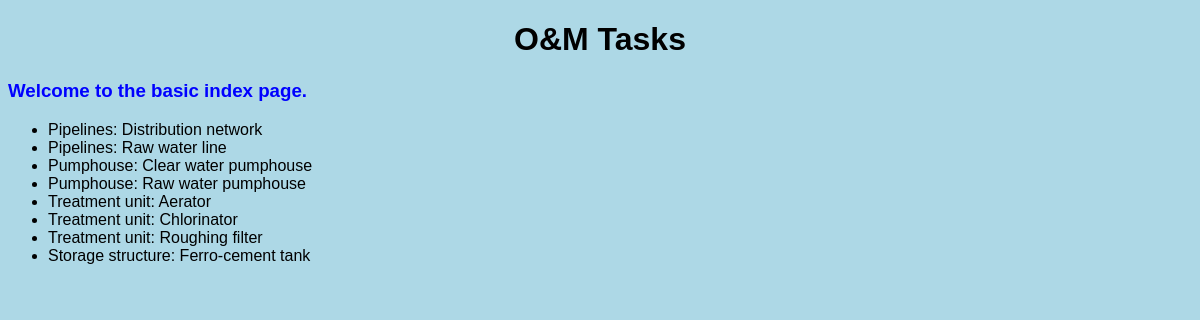
Page /tasks/ on the earlier database version.
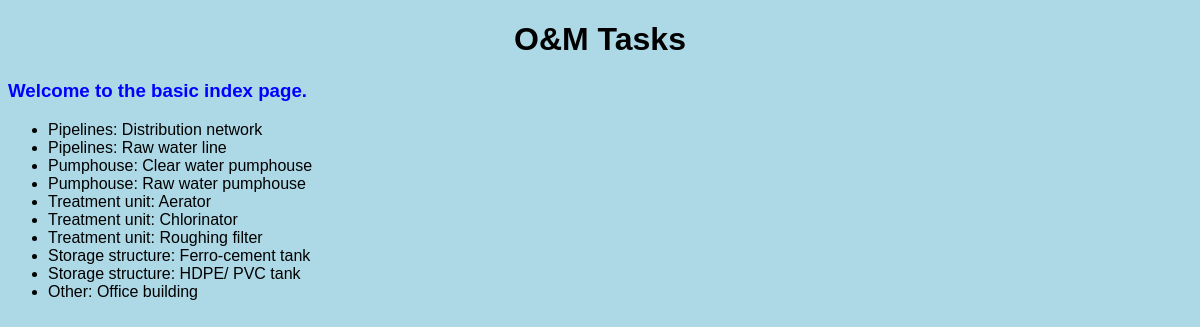
Same page on the later database version.
### tasks/models.py (models this page shows)
class Component(models.Model):
    component_type = models.ForeignKey(Component_Type,
                                       on_delete=models.CASCADE,
                                       related_name="components")
    component = models.CharField(max_length=64)
    def __str__(self) -> str:
        return f"{self.component_type}: {self.component}"

class Component_Type(models.Model):
    component_type = models.CharField(max_length=64)
    def __str__(self) -> str:
        return f"{self.component_type.capitalize()}"
    class Meta:
        verbose_name = "Component Type"
        verbose_name_plural = "Component Types"

### tasks/views.py (the view)
# urls.py: path("", views.index, name="index"),
def index(request):
    list_components = Component.objects.all().order_by('component_type', 'component')
    return render(request, 'tasks/index.html', {
        "comps": list_components,
    })

### tasks/templates/tasks/index.html
{% extends 'tasks/layout.html' %}
{% block body %}
    <h1>O&M Tasks</h1>
    <h3>Welcome to the basic index page.</h3>
    <ul>
        {% for comp in comps %}
        <li>{{ comp }}</li>
        {% empty %}
        <li>No components yet.</li>
        {% endfor %}
    </ul>
{% endblock %}

Differences in the rows shown:
added Component: component_type+component "Storage structure: HDPE/ PVC tank"
added Component: component_type+component "Other: Office building"
